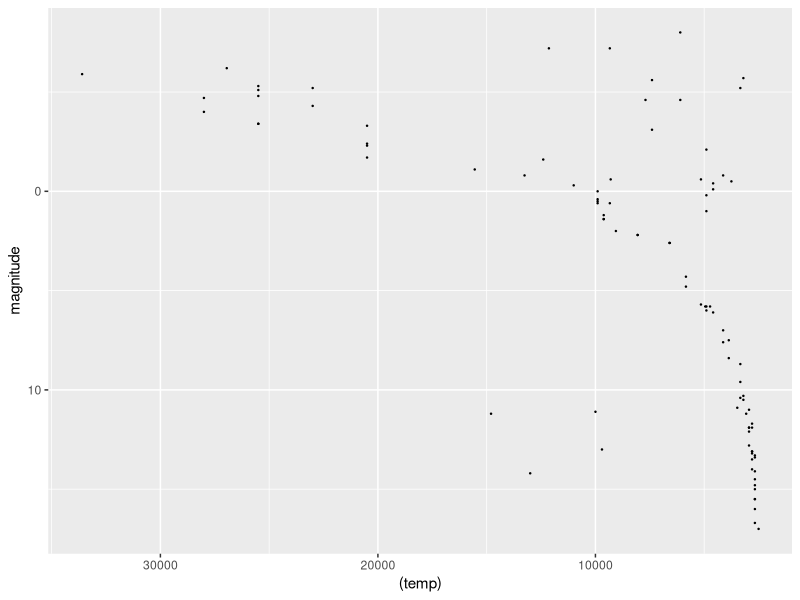

Write the R code that produced this figure.
library(tidyverse)
library(dslabs)
data(stars)
options(digits = 3)

stars %>% filter(!is.na(temp) & !is.na(magnitude)) %>% 
  ggplot(aes((temp),magnitude))+geom_point(size=0.2)+scale_y_reverse()+
  scale_x_reverse()
